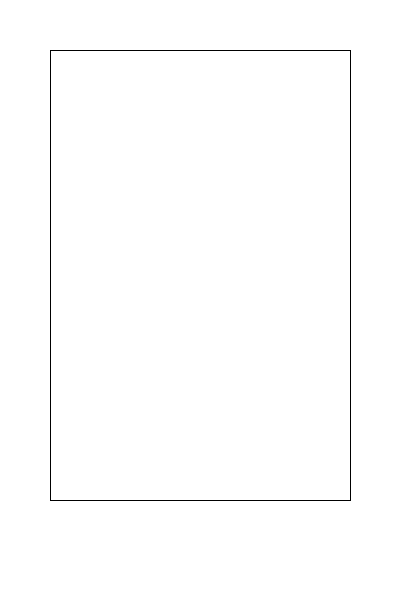
Frame 1 (no input)
Frame 60 (the mouse pressed at the canvas centre just before this capture): identical to frame 1, image omitted
Frame 120 (the mouse held since frame 60 and released just before this capture): identical to frame 1, image omitted

The Processing sketch that drew this single still picture (run headless with seeded random() and noise(); from frame 60 on, the mouse is pressed at the canvas centre):

// Processing sketch: ej07d_lapiz_condicionales2
// ── ej07d_lapiz_condicionales2.pde

// M3: Animacional NO lineal
// Interactividad y Condionales

/* CONDICIONALES con IF

  si ( CONDICION ){
    //sucede este 
    //bloque de codigo
  }

  CONDICION = expresion de tipo booleana (TRUE/FALSE = VERDADERO O FALSO )
  -- COMPARACIÓN  entre dos valores: >, <, == , >=, <=, != (COMPARADORES)
  
  ! OPERADORES LÓGICOS: combinación de condicionales
  &&  AND
  ||  OR
  !   NOT

*/

color cLapiz;

void setup(){  //CUANDO: al iniciar el programa ("al darle play")
  size( 400, 600 );
  background( 255 );
  noFill();  //IMPORTANTE para el 'area de dibujo'
  
  //inicializo mi variable de color en su defecto
  cLapiz = color( 0, 0, 0 );
  
}

void draw(){  //CUANDO: constantemente, una vez por fotograma, por defecto 60FPS
  //dibujar la zona donde quiero que se dibuje
  rect( 50, 50, 300, 450 );
}

//------------------------------------------------------------
//EVENTOS DE TECLADO Y MOUSE

void keyPressed(){  //CUANDO: al presionar cualquier tecla del teclado
  println( "La tecla presionada es: " + key );
  
  if( key == ' ' ){
    background( 255 );
    println( "--------------------" );
  }
  
  //CONDICIONAL
  //si la tecla presionada es 'r', se ejecuta el codigo entre llaves
  if( key == 'r' ){
    cLapiz = color(255, 0, 0 );
    println( "hola soy rojo" );
  }
  if( key == 'g' ){
    cLapiz = color(0, 255, 0 );
  }
  if( key == 'b' ){
    cLapiz = color(0, 0, 255 );
  }
}

void mouseDragged(){  //CUANDO: al arrastrar el mouse CON el clic presionado
  
  //if( estaDentroDeLaZona ){
  //if( mouseX > width/2 ){  
  //if( mouseY > height/2 ){  
  //if( (mouseX > width/2) && (mouseY > height/2) ){  // el operador lógico && me permite sumar expresiones relacionales
  
  //rect( 50, 50, 300, 450 );
  if( (mouseX > 50) && (mouseY > 50) && (mouseX < 350) && (mouseY < 600-100) ){
    //if( (pmouseX > 50) && (pmouseY > 50) && (pmouseX < 350) && (pmouseY < 600-100) ){  //para resolver bug, no es tan necesario para botones
    stroke( cLapiz );
    line( mouseX, mouseY, pmouseX, pmouseY ); //p = previous
    //}
  }
}

void mouseMoved(){  //CUANDO: cuando muevo el mouse SIN clic presionado
  stroke( cLapiz );
  ellipse( random(width), random(height), 2, 2 );
}
